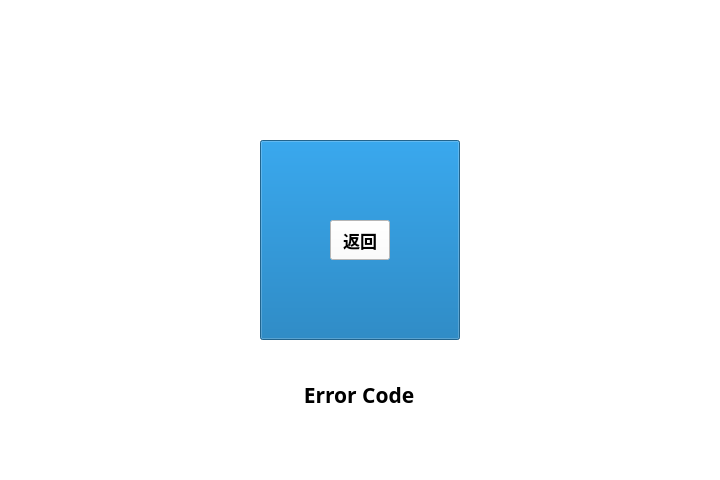
<?xml version="1.0" encoding="UTF-8"?>
<ui version="4.0">
 <class>Form</class>
 <widget class="QWidget" name="Form">
  <property name="geometry">
   <rect>
    <x>0</x>
    <y>0</y>
    <width>720</width>
    <height>480</height>
   </rect>
  </property>
  <property name="windowTitle">
   <string>Form</string>
  </property>
  <widget class="QWidget" name="widget" native="true">
   <property name="geometry">
    <rect>
     <x>0</x>
     <y>0</y>
     <width>720</width>
     <height>480</height>
    </rect>
   </property>
   <property name="styleSheet">
    <string notr="true">background-color: rgb(255, 255, 255);</string>
   </property>
   <widget class="SubtitleLabel" name="Error_Str">
    <property name="geometry">
     <rect>
      <x>-1</x>
      <y>380</y>
      <width>720</width>
      <height>30</height>
     </rect>
    </property>
    <property name="font">
     <font>
      <family>Microsoft YaHei</family>
      <pointsize>16</pointsize>
      <weight>75</weight>
      <bold>true</bold>
     </font>
    </property>
    <property name="text">
     <string>Error Code</string>
    </property>
    <property name="alignment">
     <set>Qt::AlignCenter</set>
    </property>
   </widget>
   <widget class="QWidget" name="widget_2" native="true">
    <property name="geometry">
     <rect>
      <x>260</x>
      <y>140</y>
      <width>200</width>
      <height>200</height>
     </rect>
    </property>
    <widget class="ProgressRing" name="ProgressRing">
     <property name="geometry">
      <rect>
       <x>0</x>
       <y>0</y>
       <width>200</width>
       <height>200</height>
      </rect>
     </property>
     <property name="minimumSize">
      <size>
       <width>200</width>
       <height>200</height>
      </size>
     </property>
     <property name="maximumSize">
      <size>
       <width>200</width>
       <height>200</height>
      </size>
     </property>
     <property name="value">
      <number>100</number>
     </property>
     <property name="strokeWidth">
      <number>10</number>
     </property>
    </widget>
    <widget class="PrimaryPushButton" name="BackButton">
     <property name="geometry">
      <rect>
       <x>70</x>
       <y>80</y>
       <width>60</width>
       <height>40</height>
      </rect>
     </property>
     <property name="font">
      <font>
       <family>Microsoft YaHei</family>
       <pointsize>13</pointsize>
       <weight>75</weight>
       <bold>true</bold>
      </font>
     </property>
     <property name="text">
      <string>返回</string>
     </property>
    </widget>
   </widget>
  </widget>
 </widget>
 <customwidgets>
  <customwidget>
   <class>PushButton</class>
   <extends>QPushButton</extends>
   <header>qfluentwidgets</header>
  </customwidget>
  <customwidget>
   <class>PrimaryPushButton</class>
   <extends>PushButton</extends>
   <header>qfluentwidgets</header>
  </customwidget>
  <customwidget>
   <class>SubtitleLabel</class>
   <extends>QLabel</extends>
   <header>qfluentwidgets</header>
  </customwidget>
  <customwidget>
   <class>ProgressBar</class>
   <extends>QProgressBar</extends>
   <header>qfluentwidgets</header>
  </customwidget>
  <customwidget>
   <class>ProgressRing</class>
   <extends>ProgressBar</extends>
   <header>qfluentwidgets</header>
  </customwidget>
 </customwidgets>
 <resources/>
 <connections/>
</ui>
